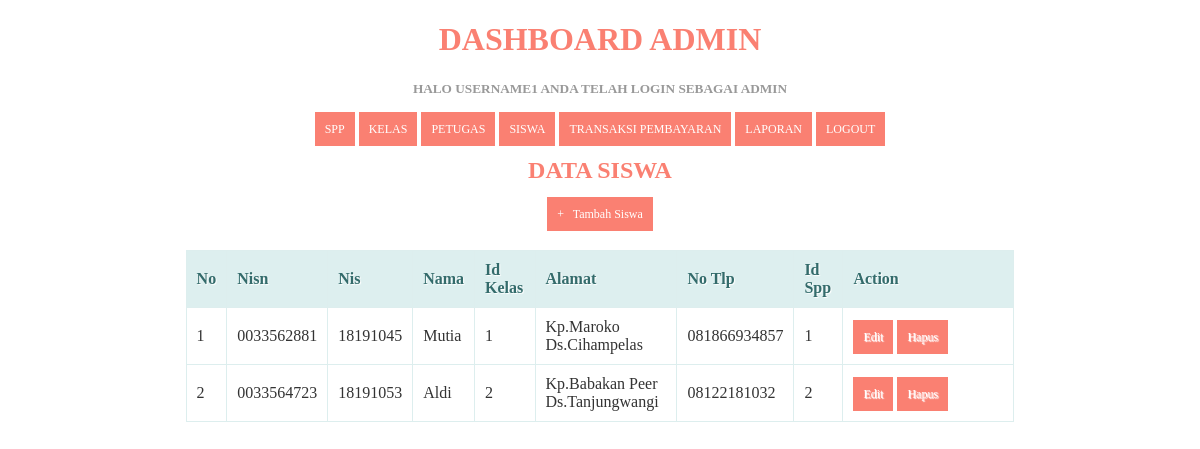
The app's page /siswa.php (signed in) with its own data.
### tables this page shows
CREATE TABLE `tb_siswa` (
  `nisn` char(10) NOT NULL,
  `nis` char(8) NOT NULL,
  `nama` varchar(35) NOT NULL,
  `id_kelas` int(11) NOT NULL,
  `alamat` text NOT NULL,
  `no_tlp` varchar(13) NOT NULL,
  `id_spp` int(11) NOT NULL
);

### siswa.php (the view, shortened to what this page needs)
<!DOCTYPE html>
<html>
  <head>
  </head>
<body>
  <?php
  include ('header.php');
?>
    <center><h2>Data Siswa</h2><center>
    <center><a href="tambah_siswa.php">+ &nbsp; Tambah Siswa</a><center>
    <br/>
    <table>
      <thead>
        <tr>
          <th>No</th>
          <th>Nisn</th>
          <th>Nis</th>
          <th>Nama</th>
          <th>Id Kelas</th>
          <th>Alamat</th>
          <th>No Tlp</th>
          <th>Id Spp</th>
          <th>Action</th>
        </tr>
    </thead>
    <tbody>
      <?php
     $query = "SELECT * FROM tb_siswa ORDER BY nisn ASC";
      $result = mysqli_query($koneksi, $query);
      $no = 1;
      while($row = mysqli_fetch_assoc($result))
      {
      ?>
       <tr>
          <td><?php echo $no; ?></td>
          <td><?php echo $row['nisn']; ?></td>
          <td><?php echo $row['nis']; ?></td>
          <td><?php echo $row['nama']; ?></td>
          <td><?php echo $row['id_kelas']; ?></td>
          <td><?php echo $row['alamat']; ?></td>
          <td><?php echo $row['no_tlp']; ?></td>
          <td><?php echo $row['id_spp']; ?></td>
          <td width="150px">
              <a href="edit_siswa.php?id=<?php echo $row['nisn']; ?>">Edit</a>
              <a href="proses_hapussiswa.php?id=<?php echo $row['nisn']; ?>" onClick="return confirm('Anda yakin akan menghapus data ini?')">Hapus</a>
          </td>
      </tr>
      <?php
        $no++;
      }
      ?>
    </tbody>
    </table>
</body>
</html>

### header.php (shortened to what this page needs)
<!DOCTYPE html>
<html>
  <head>
  </head>
<body>
  <?php
  if($_SESSION['level']=="admin"){
  ?>
  <h1 align="center">DASHBOARD ADMIN</h1>
  <p align="center"><h5 align="center">Halo <b><?php echo $_SESSION['username']; ?></b> Anda telah login sebagai <b><?php echo $_SESSION['level']; ?></h5></b></p>
  <p align="center"><a href="spp.php">SPP</a>
  <a href="kelas.php">KELAS</a>
  <a href="petugas.php">PETUGAS</a>
  <a href="siswa.php">SISWA</a>
  <a href="pembayaran.php">TRANSAKSI PEMBAYARAN</a>
  <a href="laporan.php">LAPORAN</a>
  <a href="logout.php">LOGOUT</a> </p>
<?php
}
  ?>
</body>
</html>

### siswa.php (style rules this page uses)
* { font-family: "Trebuchet MS"; }
h1 { text-transform: uppercase; color: salmon; }
h2 { text-transform: uppercase; color: salmon; }
h5 { text-transform: uppercase; color:#999999; }
table { border: solid 1px #DDEEEE; border-collapse: collapse; border-spacing: 0; width: 70%; margin: 10px auto 10px auto; }
table thead th { background-color: #DDEFEF; border: solid 1px #DDEEEE; color: #336B6B; padding: 10px; text-align: left; text-shadow: 1px 1px 1px #fff; text-decoration: none; }
table tbody td { border: solid 1px #DDEEEE; color: #333; padding: 10px; text-shadow: 1px 1px 1px #fff; }
a { background-color: salmon; color: #fff; padding: 10px; text-decoration: none; font-size: 12px; }

### header.php (style rules this page uses)
* { font-family: "Trebuchet MS"; }
h1 { text-transform: uppercase; color: salmon; }
h5 { text-transform: uppercase; color:#999999; }
table { border: solid 1px #DDEEEE; border-collapse: collapse; border-spacing: 0; width: 70%; margin: 10px auto 10px auto; }
table thead th { background-color: #DDEFEF; border: solid 1px #DDEEEE; color: #336B6B; padding: 10px; text-align: left; text-shadow: 1px 1px 1px #fff; text-decoration: none; }
table tbody td { border: solid 1px #DDEEEE; color: #333; padding: 10px; text-shadow: 1px 1px 1px #fff; }
a { background-color: salmon; color: #fff; padding: 10px; text-decoration: none; font-size: 12px; }

### records on screen
tb_siswa: nisn "0033562881", nis "18191045", nama "Mutia", id_kelas "1", alamat "Kp.Maroko Ds.Cihampelas", no_tlp "081866934857", id_spp "1"
tb_siswa: nisn "0033564723", nis "18191053", nama "Aldi", id_kelas "2", alamat "Kp.Babakan Peer Ds.Tanjungwangi", no_tlp "08122181032", id_spp "2"

### other values on screen
$_SESSION['username'] "USERNAME1"
$_SESSION['level'] "ADMIN"
